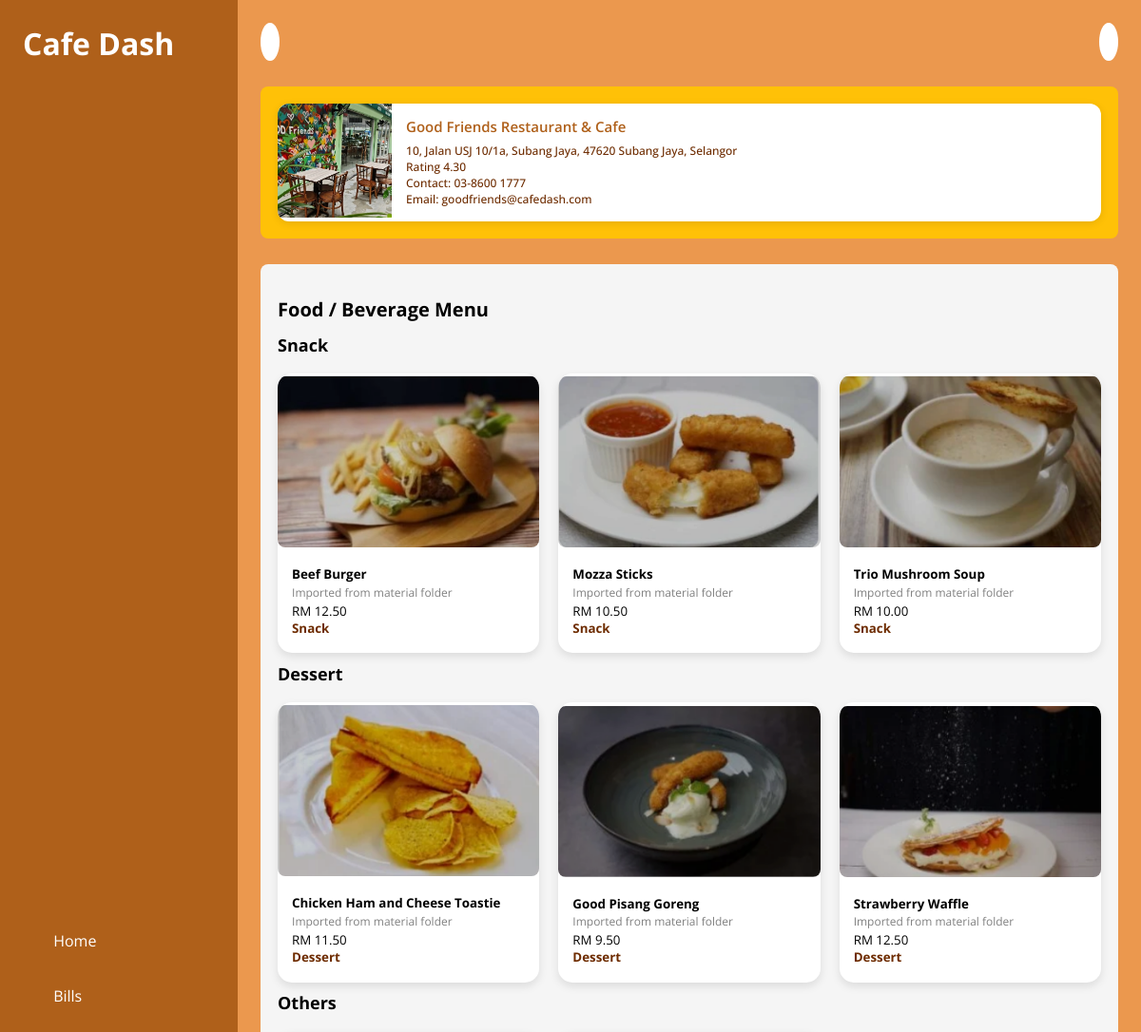
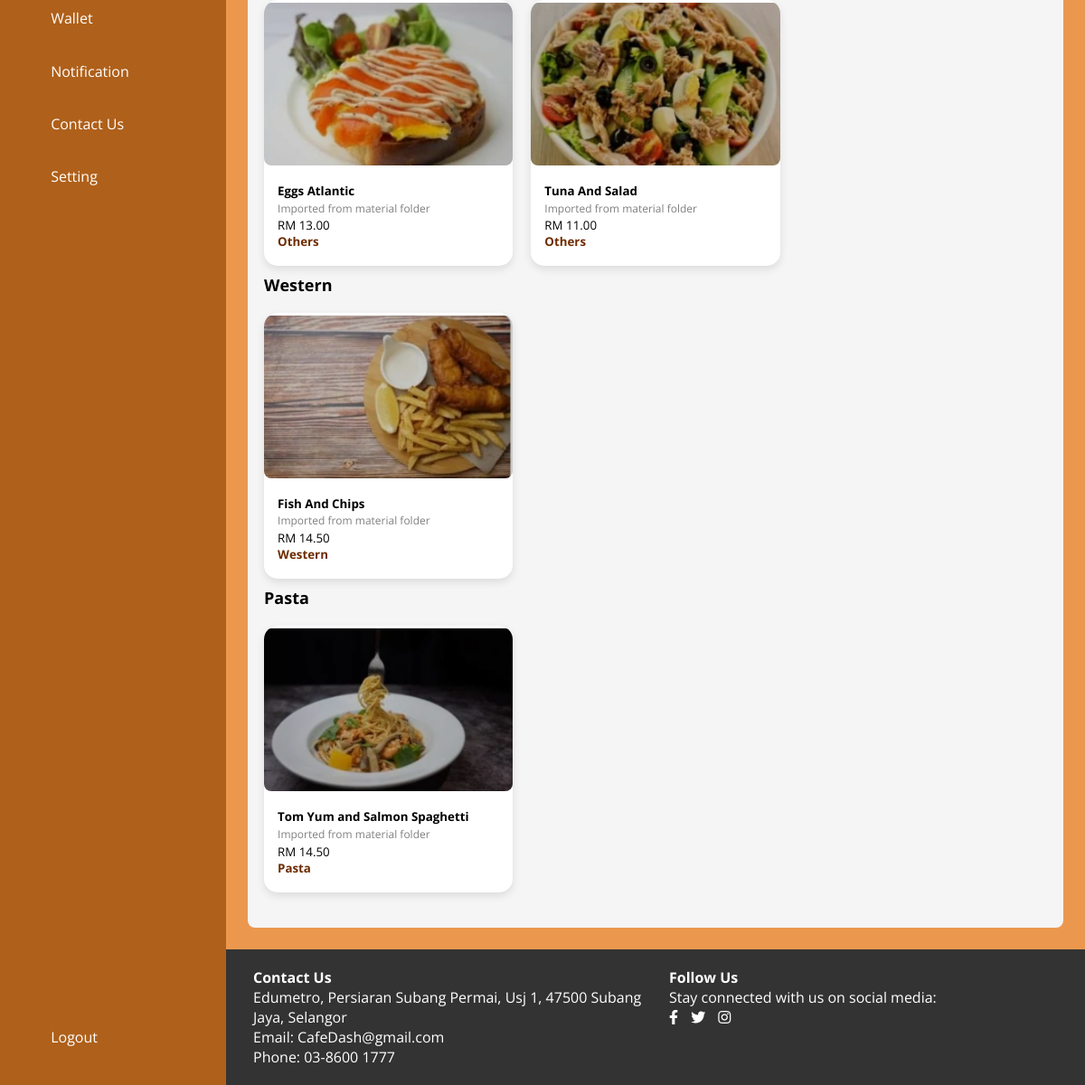
The page /cafe.php?id=4 on the database its author committed (2 pictures, top to bottom).
### tables this page shows
CREATE TABLE Restaurant (
    Restaurant_ID INT AUTO_INCREMENT PRIMARY KEY,
    Name VARCHAR(255) NOT NULL,
    Address TEXT,
    Restaurant_type VARCHAR(100),
    Rating DECIMAL(3, 2),
    Contain_number VARCHAR(20),
    Email VARCHAR(255) 
);

CREATE TABLE Food (
    Food_ID INT AUTO_INCREMENT PRIMARY KEY,
    Restaurant_ID INT,
    Name VARCHAR(255) NOT NULL,
    Food_type VARCHAR(100),
    detail TEXT,
    FOREIGN KEY (Restaurant_ID) REFERENCES Restaurant(Restaurant_ID)
);

### cafe.php (the view, shortened to what this page needs)
<?php
$conn = new mysqli("localhost", "root", "", "cafedash_db");
require_once 'home/_home_sidebar.php';
$restaurantId = isset($_GET['id']) ? (int) $_GET['id'] : 0;
?>
<?php
$shopAddress = '';
$shopRating = '';
$shopContact = '';
$shopEmail = '';
$shopImage = '';
$sql = "SELECT Restaurant_ID AS Id, Name, Address, Restaurant_type AS Type, Rating, Contain_number AS Contact, Email FROM Restaurant WHERE Restaurant_ID = ?";
$stmt = $conn->prepare($sql);
$stmt->bind_param("i", $restaurantId);
$stmt->execute();
$result = $stmt->get_result();
if ($result !== false && $result->num_rows > 0) {
    $row = $result->fetch_assoc();
    $shopName = $row['Name'];
    $shopAddress = $row['Address'];
    $shopRating = $row['Rating'];
    $shopContact = $row['Contact'];
    $shopEmail = $row['Email'];
    $shopImage = "material/" . $row['Name'] . "/shop.jpg";
} else {
    header("Location: home.php");
    exit();
}
?>
<?php
$menuItems = [];
$groupedMenuItems = [];
$categoryOrder = [];
$sql = "SELECT Food_ID AS Id, Name, detail AS Detail, Food_type AS Type, amount AS Amount FROM Food WHERE Restaurant_ID = ?";
$stmt = $conn->prepare($sql);
$stmt->bind_param("i", $restaurantId);
$stmt->execute();
$result = $stmt->get_result();
if ($result !== false && $result->num_rows > 0) {
    while ($row = $result->fetch_assoc()) {
        $type = trim((string) ($row['Type'] ?? 'Others'));
        $typeLower = strtolower($type);
        $isDrink = strpos($typeLower, 'drink') !== false
            || strpos($typeLower, 'beverage') !== false
            || strpos($typeLower, 'coffee') !== false
            || strpos($typeLower, 'tea') !== false;
        $item = [
            'id' => $row['Id'],
            'name' => $row['Name'],
            'detail' => $row['Detail'],
            'type' => $type,
            'amount' => $row['Amount'],
            'isDrink' => $isDrink,
            'image' => "material/" . $shopName . "/" . $row['Name'] . ".jpg"
        ];
        $menuItems[] = $item;
        if (!isset($groupedMenuItems[$type])) {
            $groupedMenuItems[$type] = [];
            $categoryOrder[] = $type;
        }
        $groupedMenuItems[$type][] = $item;
    }
}
?>
<body>
    <div class="sidebar">
        <h1 class="logo">Cafe Dash</h1>
        <div class="sidebar-menus">
            <a href="home.php"><ion-icon name="storefront-outline"></ion-icon>Home</a>
            <a href="#"><ion-icon name="receipt-outline"></ion-icon>Bills</a>
            <a href="#"><ion-icon name="wallet-outline"></ion-icon>Wallet</a>
            <a href="#"><ion-icon name="notifications-outline"></ion-icon>Notification</a>
            <a href="contact.php"><ion-icon name="chatbubbles-outline"></ion-icon>Contact Us</a>
            <a href="settings.php"><ion-icon name="settings-outline"></ion-icon>Setting</a>
        </div>
        <div class="sidebar-logout">
            <a href="login.php"><ion-icon name="log-out-outline"></ion-icon>Logout</a>
        </div>
    </div>
    <div class="main">
        <div class="main-navbar">
            <a href="home.php" class="cart"><ion-icon name="arrow-back-outline"></ion-icon></a>
            <div class="profile">
                <a class="user" href="profile.php"><ion-icon name="person-outline"></ion-icon></a>
            </div>
        </div>
        <div class="main-highlight">
            <div class="highlight-card" style="width:100%;">
                <img class="highlight-img"
                src="<?php echo htmlspecialchars($shopImage, ENT_QUOTES, 'UTF-8'); ?>"
                alt="<?php echo htmlspecialchars($shopName, ENT_QUOTES, 'UTF-8'); ?>"
                style="width:120px;height:120px;">
                <div class="highlight-desc">
                    <h4><?php echo htmlspecialchars($shopName, ENT_QUOTES, 'UTF-8'); ?></h4>
                    <p><?php echo htmlspecialchars($shopAddress, ENT_QUOTES, 'UTF-8'); ?></p>
                    <p>Rating <?php echo htmlspecialchars((string) $shopRating, ENT_QUOTES, 'UTF-8'); ?></p>
                    <p>Contact: <?php echo htmlspecialchars((string) $shopContact, ENT_QUOTES, 'UTF-8'); ?></p>
                    <p>Email: <?php echo htmlspecialchars((string) $shopEmail, ENT_QUOTES, 'UTF-8'); ?></p>
                </div>
            </div>
        </div>
        <div class="main-menus">
            <div class="main-detail">
                <h2 class="main-title">Food / Beverage Menu</h2>
                <?php if (count($menuItems) > 0): ?>
                    <?php foreach ($categoryOrder as $category): ?>
                        <?php if (isset($groupedMenuItems[$category])): ?>
                            <h3 class="main-title" style="margin: 12px 0; font-size: 18px;"><?php echo htmlspecialchars($category, ENT_QUOTES, 'UTF-8'); ?></h3>
                            <div class="detail-wrapper">
                                <?php foreach ($groupedMenuItems[$category] as $item): ?>
                                    <button type="button" class="detail-card menu-item-trigger"
                                        data-item-name="<?php echo htmlspecialchars($item['name'], ENT_QUOTES, 'UTF-8'); ?>"
                                        data-item-type="<?php echo htmlspecialchars($item['type'], ENT_QUOTES, 'UTF-8'); ?>"
                                        data-is-drink="<?php echo $item['isDrink'] ? '1' : '0'; ?>">
                                        <img class="detail-img" src="<?php echo htmlspecialchars($item['image'], ENT_QUOTES, 'UTF-8'); ?>" alt="<?php echo htmlspecialchars($item['name'], ENT_QUOTES, 'UTF-8'); ?>">
                                        <div class="detail-desc">
                                            <div class="detail-name">
                                                <h4><?php echo htmlspecialchars($item['name'], ENT_QUOTES, 'UTF-8'); ?></h4>
                                                <p class="detail-sub"><?php echo htmlspecialchars($item['detail'], ENT_QUOTES, 'UTF-8'); ?></p>
                                                <p class="detail-price">RM <?php echo htmlspecialchars(number_format((float) $item['amount'], 2), ENT_QUOTES, 'UTF-8'); ?></p>
                                                <p class="Rating"><?php echo htmlspecialchars($item['type'], ENT_QUOTES, 'UTF-8'); ?></p>
                                            </div>
                                        </div>
                                    </button>
                                <?php endforeach; ?>
                            </div>
                        <?php endif; ?>
                    <?php endforeach; ?>
                <?php else: ?>
                    <p>No menu items found for this cafe.</p>
                <?php endif; ?>
            </div>
        </div>
    </div>
    <footer class="footer">
        <div class="container">
            <div class="row">
                <div class="col-md-6">
                    <h4>Contact Us</h4>
                    <p>Edumetro, Persiaran Subang Permai, Usj 1, 47500 Subang Jaya, Selangor</p>
                    <p>Email: CafeDash@gmail.com</p>
                    <p>Phone: 03-8600 1777</p>
                </div>
                <div class="col-md-6">
                    <h4>Follow Us</h4>
                    <p>Stay connected with us on social media:</p>
                    <ul class="social-icons">
                        <li><a href="#"><i class="fab fa-facebook-f"></i></a></li>
                        <li><a href="#"><i class="fab fa-twitter"></i></a></li>
                        <li><a href="#"><i class="fab fa-instagram"></i></a></li>
                    </ul>
                </div>
            </div>
        </div>
    </footer>
</body>
</html>

### Css/home style.css (style rules this page uses)
:root { --primaryColor: #AF601A; --secondaryColor: #ffc107; --lightBrown: #EB984E; --darkBrown: #6E2C00; --whiteColor: #fff; --blackColor: #222; --greyColor: #f5f5f5; }
* { margin: 0; padding: 0; box-sizing:border-box; outline: none; font-family: 'Open Sans', sans-serif; }
body { width: 100%; min-height: 100vh; height: auto; display: block; }
.sidebar { height: 100%; width: 250px; display: flex; flex-direction: column; justify-content: space-between; position: fixed; top: 0; left: 0; padding: 2%; background-color: var(--primaryColor); color: var(--whiteColor); }
.sidebar-menus { display: flex; flex-direction: column; }
.sidebar-menus a, .sidebar-logout a { padding: 5% 8%; margin: 0.5rem 0; display: flex; align-items: center; justify-content: flex-start; gap: 1rem; text-decoration: none; color: var(--whiteColor); }
.main { width: calc(100% - 250px); height: max-content; min-height: 100vh; padding: 2%; background-color: var(--lightBrown); margin-left:250px; }
.main-navbar { display: flex; justify-content: space-between; align-items: center; }
.profile { display:flex; align-items: center; gap: 0.5rem; }
.cart, .user { display:flex; justify-content: center; align-items: center; background-color: var(--whiteColor); font-size: 20px; color: var(--primaryColor); text-decoration: none; padding: 0 10px; height: 40px; border-radius: 50%; }
.main-highlight { margin: 3% 0; padding: 2%; background: var(--secondaryColor); border-radius: 8px; }
.main-title { font-size: 20px; }
.highlight-card { display: flex; flex-direction: row; align-items: flex-start; min-width: 260px; width: 260px; border-radius: 12px; background-color: var(--whiteColor); cursor: pointer; box-shadow: 0 2px 8px rgba(0, 0, 0, 0.1); overflow: hidden; flex-shrink: 0; transition: all 0.3s ease; padding: 0; }
.highlight-img { width: 100px; height: 100px; min-width: 100px; object-fit: cover; object-position: center; }
.highlight-desc { padding: 15px 15px; flex: 1; display: flex; justify-content: space-between; align-items: flex-start; flex-direction: column; }
.highlight-desc h4 { color: var(--primaryColor); font-size: 15px; margin-bottom: 6px; font-weight: 600; line-height: 1.3; }
.highlight-desc p { color: var(--darkBrown); font-size: 12px; margin: 0; font-weight: 500; }
.main-menus { min-height: 100%; background-color: var(--greyColor); padding: 2%; border-radius: 8px; }
.main-detail { margin: 1rem 0 1.5rem 0; }
.detail-wrapper { display: grid; grid-template-columns: repeat(auto-fit, minmax(250px, 1fr)); width: 100%; margin-top: 1rem; gap: 2%; border-radius: 8px; }
.detail-card { min-height: 250px; height: 100%; background-color: var(--whiteColor); border-radius: 8px; margin: 1% 0; box-shadow: rgba(0,0,0,0.5) 0px 2px 8px 0px; cursor: pointer; }
.detail-img { width: 100%; height: 180px; border-radius: 8px; object-fit: cover; object-position: center; filter: brightness(0.8) }
.detail-desc { display: flex; justify-content: space-between; align-items: flex-start; padding: 3%; width: 100%; }
.detail-sub { font-size: 12px; color: var(--darkBrown); letter-spacing: 0.5; margin: 1% 0; }
.Rating { color: var(--darkBrown); }
.footer { background-color: #333; color: white; padding: 20px 0; margin-top: auto; margin-left: 250px; width: calc(100% - 250px); }
.container { max-width: 960px; margin: 0 auto; padding: 0 15px; }
.row { display: flex; flex-wrap: wrap; justify-content: space-between; }
.col-md-6 { width: 50%; padding: 0 15px; }
.social-icons { list-style-type: none; padding: 0; margin: 0; }
.social-icons li { display: inline-block; margin-right: 10px; }
.social-icons li:last-child { margin-right: 0; }
.social-icons a { color: white; text-decoration: none; }
.detail-wrapper { display: grid; grid-template-columns: repeat(auto-fill, minmax(250px, 1fr)); gap: 20px; }
.detail-card { background: #fff; border-radius: 15px; overflow: hidden; transition: 0.3s; box-shadow: 0 4px 10px rgba(0,0,0,0.1); }
.detail-img { width: 100%; height: 180px; object-fit: cover; }
.detail-desc { padding: 15px; }
.detail-name h4 { margin: 0; }
.detail-sub { font-size: 12px; color: gray; }
.Rating { font-weight: bold; }

### Css/cafe.css (style rules this page uses)
.menu-item-trigger { border: none; width: 100%; text-align: left; }

### rows shown on the page
restaurant: Name (picture), Name "Good Friends Restaurant & Cafe", Address "10, Jalan USJ 10/1a, Subang Jaya, 47620 Subang Jaya, Selangor", Rating "4.30", Contain_number "03-8600 1777", Email "goodfriends@cafedash.com"
food: Name (picture), Name "Beef Burger", detail "Imported from material folder", amount "12.50", Food_type "Snack"
food: Name (picture), Name "Mozza Sticks", detail "Imported from material folder", amount "10.50", Food_type "Snack"
food: Name (picture), Name "Trio Mushroom Soup", detail "Imported from material folder", amount "10.00", Food_type "Snack"
food: Name (picture), Name "Chicken Ham and Cheese Toastie", detail "Imported from material folder", amount "11.50", Food_type "Dessert"
food: Name (picture), Name "Good Pisang Goreng", detail "Imported from material folder", amount "9.50", Food_type "Dessert"
food: Name (picture), Name "Strawberry Waffle", detail "Imported from material folder", amount "12.50", Food_type "Dessert"
food: Name (picture), Name "Eggs Atlantic", detail "Imported from material folder", amount "13.00", Food_type "Others"
food: Name (picture), Name "Tuna And Salad", detail "Imported from material folder", amount "11.00", Food_type "Others"
food: Name (picture), Name "Fish And Chips", detail "Imported from material folder", amount "14.50", Food_type "Western"
food: Name (picture), Name "Tom Yum and Salmon Spaghetti", detail "Imported from material folder", amount "14.50", Food_type "Pasta"

### other values the page prints
$category "Snack"
$category "Dessert"
$category "Others"
$category "Western"
$category "Pasta"
